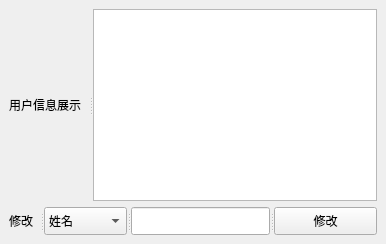
<?xml version="1.0" encoding="UTF-8"?>
<ui version="4.0">
 <class>MainWindow</class>
 <widget class="QMainWindow" name="MainWindow">
  <property name="geometry">
   <rect>
    <x>0</x>
    <y>0</y>
    <width>386</width>
    <height>244</height>
   </rect>
  </property>
  <property name="windowTitle">
   <string>用户信息维护</string>
  </property>
  <widget class="QWidget" name="centralwidget">
   <layout class="QGridLayout" name="gridLayout">
    <item row="0" column="0">
     <widget class="QSplitter" name="splitter">
      <property name="orientation">
       <enum>Qt::Horizontal</enum>
      </property>
      <widget class="QLabel" name="userinfo">
       <property name="text">
        <string>用户信息展示</string>
       </property>
      </widget>
      <widget class="QTextBrowser" name="textBrowser"/>
     </widget>
    </item>
    <item row="1" column="0">
     <widget class="QSplitter" name="splitter_2">
      <property name="orientation">
       <enum>Qt::Horizontal</enum>
      </property>
      <widget class="QLabel" name="pwd">
       <property name="text">
        <string>修改</string>
       </property>
      </widget>
      <widget class="QComboBox" name="comboBox">
       <item>
        <property name="text">
         <string>姓名</string>
        </property>
       </item>
       <item>
        <property name="text">
         <string>用户名</string>
        </property>
       </item>
       <item>
        <property name="text">
         <string>密码</string>
        </property>
       </item>
       <item>
        <property name="text">
         <string>性别</string>
        </property>
       </item>
      </widget>
      <widget class="QLineEdit" name="pwdwrite"/>
      <widget class="QPushButton" name="pwdbtn">
       <property name="text">
        <string>修改</string>
       </property>
      </widget>
     </widget>
    </item>
   </layout>
  </widget>
 </widget>
 <resources/>
 <connections/>
</ui>
